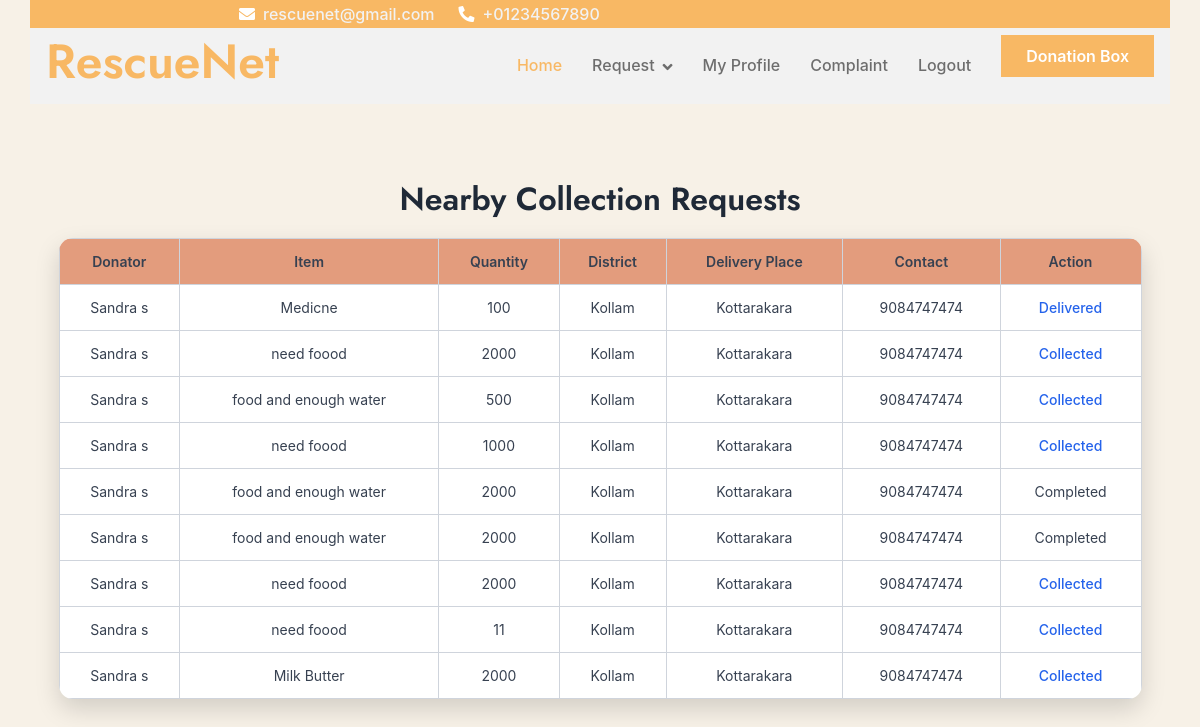
Page /Volunteer/MyCollectionRequest/ (signed in) on the earlier database version.
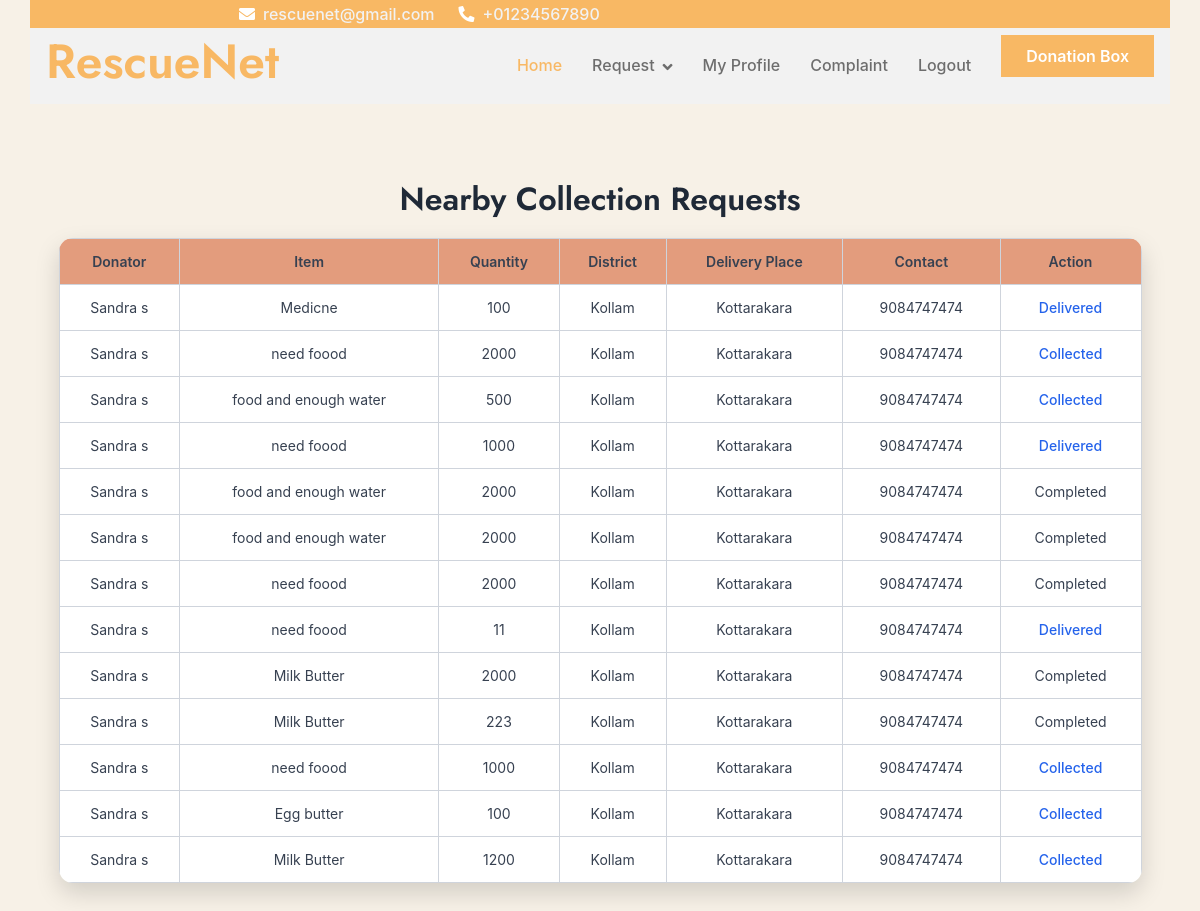
Same page on the later database version.
### Volunteer/models.py (models this page shows)
class tbl_collectionrequest(models.Model):
    request_date = models.DateField(auto_now_add=True)
    status = models.IntegerField(default=0)
    donation_id = models.ForeignKey(tbl_donation, on_delete=models.CASCADE)
    delivery_place = models.ForeignKey(tbl_place, on_delete=models.CASCADE,null=True)
    volunteer_id = models.ForeignKey(tbl_volunteer, on_delete=models.CASCADE, null=True)

class tbl_donation(models.Model):
    donation_date=models.DateField(auto_now_add=True)
    donation_status=models.IntegerField(default=0)
    donation_type=models.CharField(max_length=100)
    donation_remark=models.CharField(max_length=100)
    donation_amount=models.CharField(max_length=100)
    donationitem_id=models.ForeignKey(tbl_donationitems,on_delete=models.CASCADE,null=True)
    user_id=models.ForeignKey(tbl_user,on_delete=models.CASCADE,null=True)
    volunteer_id=models.ForeignKey(tbl_volunteer,on_delete=models.CASCADE,null=True)

class tbl_donationitems(models.Model):
    donationitems_name=models.CharField(max_length=100)
    donationitems_count=models.CharField(max_length=100)
    donationrequest_id=models.ForeignKey(tbl_donationrequest,on_delete=models.CASCADE,null=True)

### Guest/models.py (models this page shows)
class tbl_user(models.Model):
    user_name=models.CharField(max_length=50)
    user_email=models.CharField(max_length=50)
    user_contact=models.CharField(max_length=50)
    user_address=models.CharField(max_length=100)
    user_password=models.CharField(max_length=50)
    user_photo=models.FileField(upload_to="Assets/UserDocs/")
    place=models.ForeignKey(tbl_place,on_delete=models.CASCADE)
    user_status=models.IntegerField(default=0)

### Admin/models.py (models this page shows)
class tbl_place(models.Model):
    place_name = models.CharField(max_length=50)
    district = models.ForeignKey(tbl_district,on_delete=models.CASCADE)

class tbl_district(models.Model):
    district_name=models.CharField(max_length=50)

### Volunteer/views.py (the view)
# urls.py: path("MyCollectionRequest/",views.MyCollectionRequest,name="MyCollectionRequest"),
def MyCollectionRequest(request):
    if "vid" not in request.session:
        return redirect("Guest:Login")
    volunteer = tbl_volunteer.objects.get(id=request.session["vid"])
    requests = tbl_collectionrequest.objects.filter(volunteer_id=volunteer)
    return render(request, "Volunteer/MyCollectionRequest.html", {'requests': requests})

### Volunteer/Templates/Volunteer/MyCollectionRequest.html (shortened to what this page needs)
{% extends 'Volunteer/Header.html' %}
{% block content %}
<!DOCTYPE html>
<html lang="en">
<head>
</head>
<body>
<h2>Nearby Collection Requests</h2>
<table>
    <tr>
        <th>Donator</th>
        <th>Item</th>
        <th>Quantity</th>
        <th>District</th>
        <th>Delivery Place</th>
        <th>Contact</th>
        <th>Action</th>
    </tr>
    {% for r in requests %}
    <tr>
        <td>{{ r.donation_id.user_id.user_name }}</td>
        <td>{{ r.donation_id.donationitem_id.donationitems_name }}</td>
        <td>{{ r.donation_id.donation_amount }}</td>
        <td>{{ r.donation_id.user_id.place.district.district_name }}</td>
        <td>{{ r.donation_id.user_id.place.place_name }}</td>
        <td>{{ r.donation_id.user_id.user_contact }}</td>
        <td>
            {% if r.status == 1 %}
                <a href="{% url 'Volunteer:updatestatus' r.id 2 %}">Collected</a>
            {% elif r.status == 2 %}
                <a href="{% url 'Volunteer:updatestatus' r.id 3 %}">Delivered</a>
            {% elif r.status == 3 %}
                <span>Completed</span>
            {% endif %}
        </td>
    </tr>
    {% empty %}
    <tr>
        <td colspan="7">No Nearby Requests</td>
    </tr>
    {% endfor %}
</table>
</body>
</html>
{% endblock %}

Differences in the rows shown:
changed tbl_collectionrequest (number 4 of 13 on the later page): status "Collected" → "Delivered"
changed tbl_collectionrequest (number 7 of 13 on the later page): status "Collected" → "Completed"
changed tbl_collectionrequest (number 8 of 13 on the later page): status "Collected" → "Delivered"
changed tbl_collectionrequest (number 9 of 13 on the later page): status "Collected" → "Completed"
added tbl_collectionrequest: donation_id.user_id.user_name "Sandra s", donation_id.donationitem_id.donationitems_name "Milk Butter", donation_id.donation_amount "223", donation_id.user_id.place.district.district_name "Kollam", donation_id.user_id.place.place_name "Kottarakara", donation_id.user_id.user_contact "9084747474", status "Completed"
added tbl_collectionrequest: donation_id.user_id.user_name "Sandra s", donation_id.donationitem_id.donationitems_name "need foood", donation_id.donation_amount "1000", donation_id.user_id.place.district.district_name "Kollam", donation_id.user_id.place.place_name "Kottarakara", donation_id.user_id.user_contact "9084747474", status "Collected"
added tbl_collectionrequest: donation_id.user_id.user_name "Sandra s", donation_id.donationitem_id.donationitems_name "Egg butter", donation_id.donation_amount "100", donation_id.user_id.place.district.district_name "Kollam", donation_id.user_id.place.place_name "Kottarakara", donation_id.user_id.user_contact "9084747474", status "Collected"
added tbl_collectionrequest: donation_id.user_id.user_name "Sandra s", donation_id.donationitem_id.donationitems_name "Milk Butter", donation_id.donation_amount "1200", donation_id.user_id.place.district.district_name "Kollam", donation_id.user_id.place.place_name "Kottarakara", donation_id.user_id.user_contact "9084747474", status "Collected"
